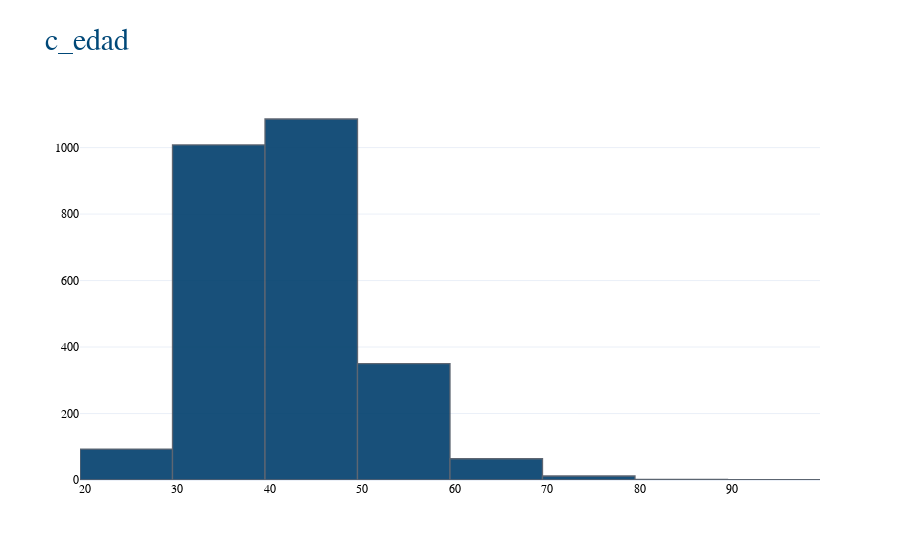
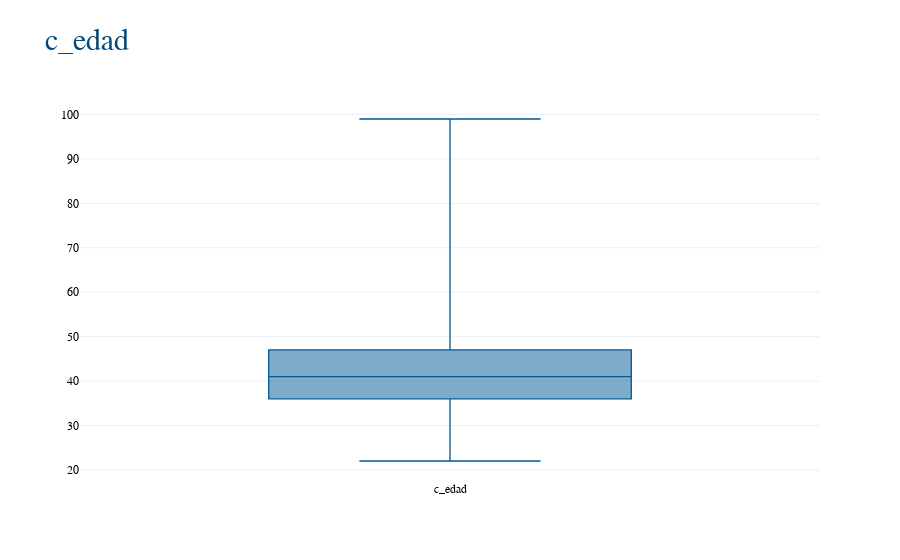
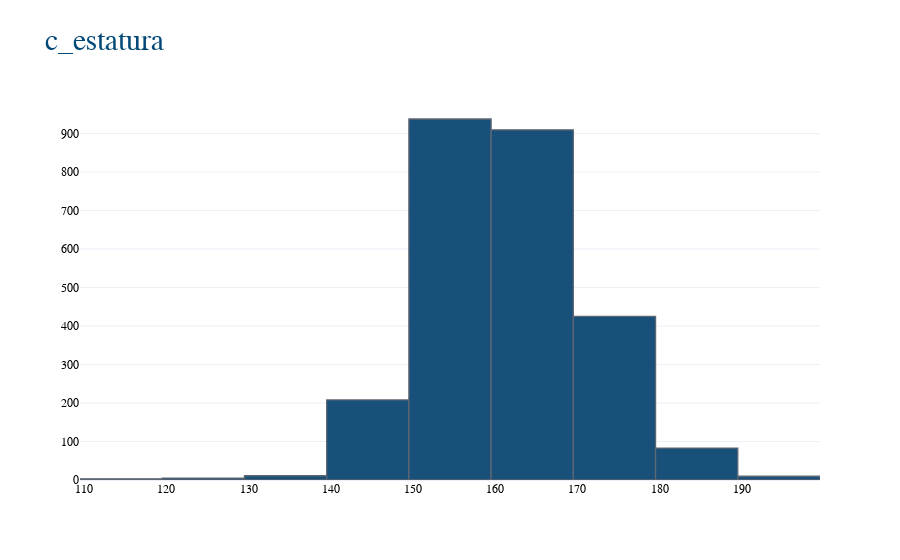
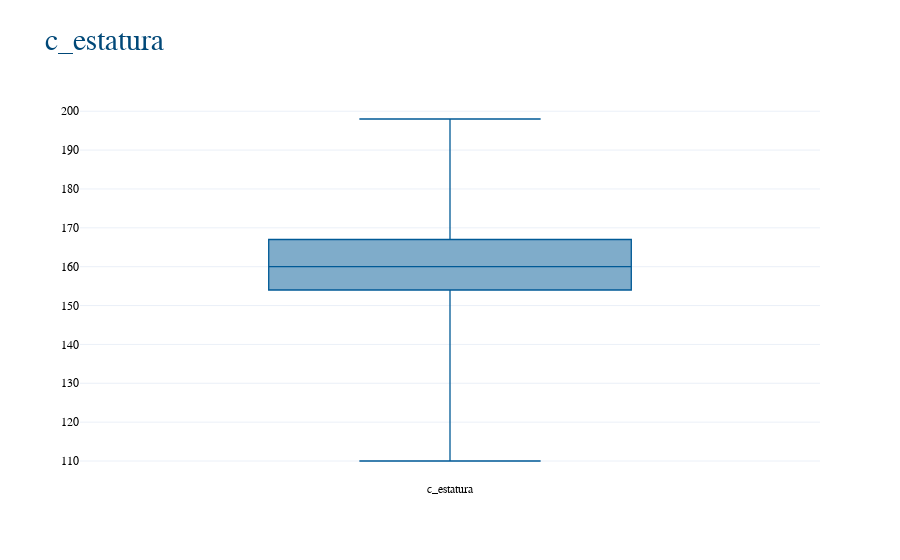

Notebook cell for these charts, in order:
### Code cell
for col in df.filter(like="c_"):
    print(col)
    histogram(df,col,15,col).show()
    box(df,col,col).show()
    print("\n")

### Figure 1 — Plotly figure (JSON) as saved in the notebook; plotly's stock layout.template omitted (floating-point values rounded to 4 significant figures; data arrays with more than 128 entries replaced by an {"elided": "..."} marker saying what was removed)
{"data": [{"histfunc": "count", "histnorm": "", "marker": {"color": "rgba(0, 62, 108, 1.0)", "line": {"color": "#4D5663", "width": 1.3}}, "name": "c_edad", "nbinsx": 15, "opacity": 0.9, "orientation": "v", "type": "histogram", "x": {"elided": "2616 int values"}}], "layout": {"barmode": "overlay", "font": {"color": "black", "family": "Courier New, monospace"}, "title": {"font": {"color": "#004878", "family": "Courier New, monospace", "size": 30}, "text": "c_edad"}, "xaxis": {"title": {"font": {"color": "#002e4d", "family": "Courier New, monospace", "size": 18}}}}}

### Figure 2 — Plotly figure (JSON) as saved in the notebook; plotly's stock layout.template omitted (floating-point values rounded to 4 significant figures; data arrays with more than 128 entries replaced by an {"elided": "..."} marker saying what was removed)
{"data": [{"boxpoints": false, "line": {"width": 1.3}, "marker": {"color": "rgba(0, 90, 150, 1.0)"}, "name": "c_edad", "orientation": "v", "type": "box", "y": {"elided": "2616 int values"}}], "layout": {"font": {"color": "black", "family": "Courier New, monospace"}, "title": {"font": {"color": "#004878", "family": "Courier New, monospace", "size": 30}, "text": "c_edad"}, "xaxis": {"title": {"font": {"color": "#002e4d", "family": "Courier New, monospace", "size": 18}}}}}

### Figure 3 — Plotly figure (JSON) as saved in the notebook; plotly's stock layout.template omitted (floating-point values rounded to 4 significant figures; data arrays with more than 128 entries replaced by an {"elided": "..."} marker saying what was removed)
{"data": [{"histfunc": "count", "histnorm": "", "marker": {"color": "rgba(0, 62, 108, 1.0)", "line": {"color": "#4D5663", "width": 1.3}}, "name": "c_estatura", "nbinsx": 15, "opacity": 0.9, "orientation": "v", "type": "histogram", "x": {"elided": "2616 int values"}}], "layout": {"barmode": "overlay", "font": {"color": "black", "family": "Courier New, monospace"}, "title": {"font": {"color": "#004878", "family": "Courier New, monospace", "size": 30}, "text": "c_estatura"}, "xaxis": {"title": {"font": {"color": "#002e4d", "family": "Courier New, monospace", "size": 18}}}}}

### Figure 4 — Plotly figure (JSON) as saved in the notebook; plotly's stock layout.template omitted (floating-point values rounded to 4 significant figures; data arrays with more than 128 entries replaced by an {"elided": "..."} marker saying what was removed)
{"data": [{"boxpoints": false, "line": {"width": 1.3}, "marker": {"color": "rgba(0, 90, 150, 1.0)"}, "name": "c_estatura", "orientation": "v", "type": "box", "y": {"elided": "2616 int values"}}], "layout": {"font": {"color": "black", "family": "Courier New, monospace"}, "title": {"font": {"color": "#004878", "family": "Courier New, monospace", "size": 30}, "text": "c_estatura"}, "xaxis": {"title": {"font": {"color": "#002e4d", "family": "Courier New, monospace", "size": 18}}}}}
